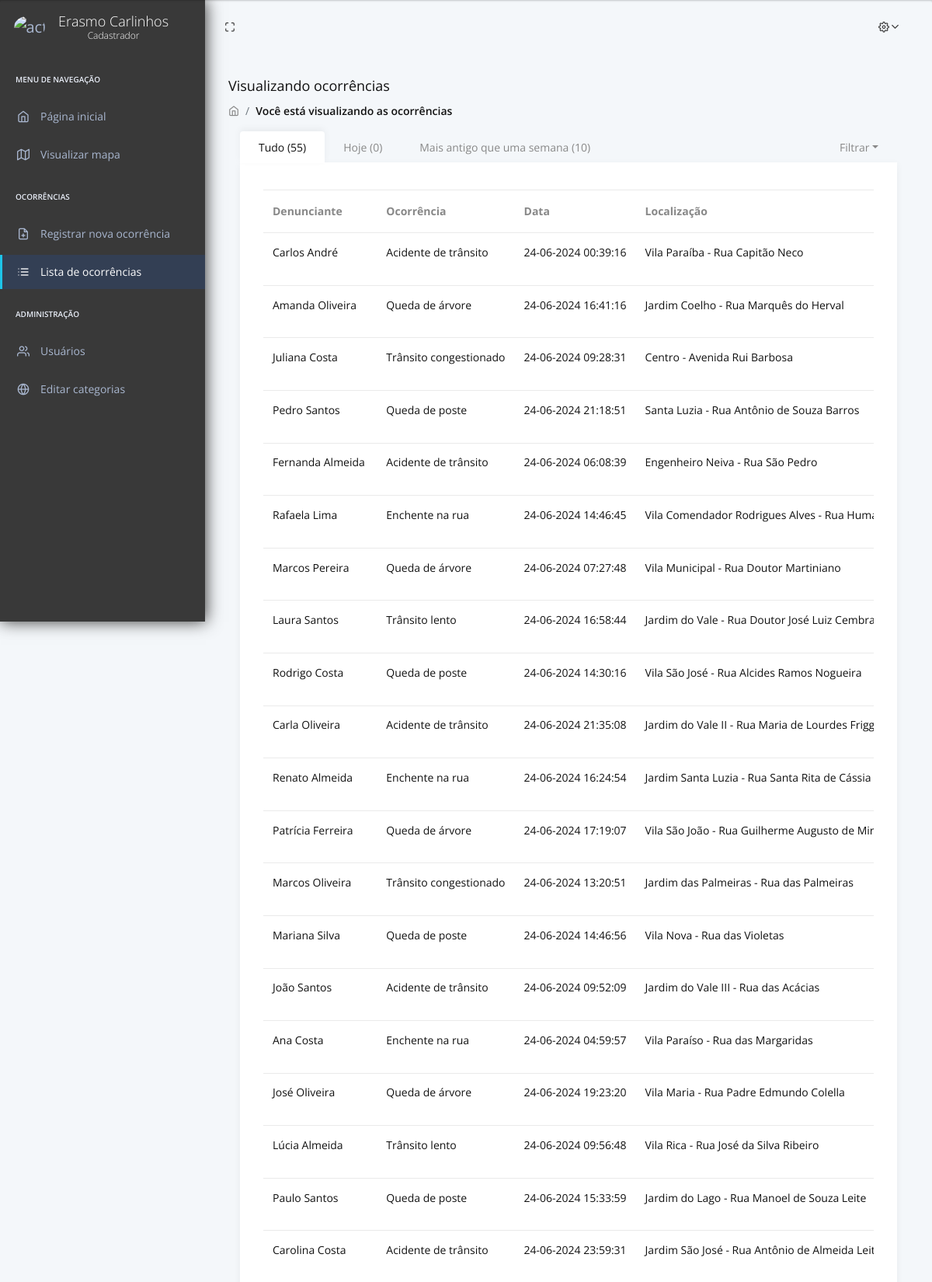
/ocorrencias.php (signed in, upper part), run on the app's committed database.
### tables this page shows
CREATE TABLE IF NOT EXISTS `ocorrencias` (
  `id` int(11) NOT NULL AUTO_INCREMENT,
  `email` varchar(50) NOT NULL,
  `nome` varchar(255) NOT NULL,
  `descricao` varchar(255) DEFAULT NULL,
  `bairro` varchar(255) DEFAULT NULL,
  `rua` varchar(255) DEFAULT NULL,
  `status` int(11) DEFAULT 3,
  `categoria` int(11) DEFAULT NULL,
  `latitude` decimal(20,6) DEFAULT NULL,
  `longitude` decimal(20,6) DEFAULT NULL,
  `created_at` datetime DEFAULT current_timestamp(),
  PRIMARY KEY (`id`)
);

### ocorrencias.php (the view, shortened to what this page needs)
<?php
$servername = "localhost";
$username = "root";
$password = "";
$dbname = "geotracker";
$conn = new mysqli($servername, $username, $password, $dbname);
$today = date('Y-m-d');
$sql_count = "SELECT COUNT(*) as count FROM ocorrencias WHERE DATE(created_at) = ?";
$stmt = $conn->prepare($sql_count);
$stmt->bind_param("s", $today);
$stmt->execute();
$result = $stmt->get_result();
$sql_all = "
    SELECT ocorrencias.id, ocorrencias.nome, ocorrencias.descricao, ocorrencias.bairro, ocorrencias.rua, ocorrencias.created_at, ocorrencias.status, users.image, categorias.categoria AS categoria
    FROM ocorrencias
    JOIN users ON ocorrencias.email = users.email
    JOIN categorias ON ocorrencias.categoria = categorias.id";
$result_all = $conn->query($sql_all);
$today = date('Y-m-d');
$sql_all_day = "
    SELECT ocorrencias.id, ocorrencias.nome, ocorrencias.descricao, ocorrencias.bairro, ocorrencias.rua, ocorrencias.created_at, ocorrencias.status, users.image, categorias.categoria AS categoria
    FROM ocorrencias
    JOIN users ON ocorrencias.email = users.email
    JOIN categorias ON ocorrencias.categoria = categorias.id WHERE DATE(ocorrencias.created_at) = '$today'";
$result_all_day = $conn->query($sql_all_day);
$week = date('Y-m-d', strtotime('-1 week'));
$sql_all_week = "
    SELECT ocorrencias.id, ocorrencias.nome, ocorrencias.descricao, ocorrencias.bairro, ocorrencias.rua, ocorrencias.created_at, ocorrencias.status, users.image, categorias.categoria AS categoria
    FROM ocorrencias
    JOIN users ON ocorrencias.email = users.email
    JOIN categorias ON ocorrencias.categoria = categorias.id WHERE DATE(ocorrencias.created_at) <= '$week'";
$result_all_week = $conn->query($sql_all_week);
function abreviarNome($nomeCompleto) {
    $partes = explode(' ', $nomeCompleto);
    if (count($partes) < 3) {
        return $nomeCompleto;
    }
    $primeiroNome = array_shift($partes);
    $ultimoNome = array_pop($partes);
    $abreviatura = '';
    $nomeAbreviado = $primeiroNome . ' ' . trim($abreviatura) . ' ' . $ultimoNome;
    return $nomeAbreviado;
}
?>
<!DOCTYPE html>
<html lang="en">
<head>
    <link rel="stylesheet" href="assets/fonts/fontawesome/css/fontawesome-all.min.css">
    <link rel="stylesheet" href="assets/plugins/animation/css/animate.min.css">
    <link rel="stylesheet" href="assets/css/style.css">
    <link rel="stylesheet" href="https://cdnjs.cloudflare.com/ajax/libs/toastr.js/latest/toastr.min.css">
</head>
<body>
    <nav class="pcoded-navbar">
        <div class="navbar-wrapper">
            <div class="navbar-brand header-logo">
                <a href="index" class="b-brand">
                    <div class="b-bg">
                        <img class="rounded-circle" style="width:40px;" src="<?php echo $_SESSION['image']; ?>"
                            alt="activity-user">
                    </div>
                    <?php
                    if(isset($_SESSION['name'])) {
                        echo '<div class="b-title-container">';
                        echo '<span class="b-title">'.abreviarNome($_SESSION['name']).'</span>';
                        $user_type = '';
                        if(isset($_SESSION['user_type'])) {
                            switch($_SESSION['user_type']) {
                                case 3:
                                    $user_type = 'Cadastrador';
                                    break;
                            }
                        }
                        echo '<span class="b-subtitle">'.$user_type.'</span>';
                        echo '</div>';
                    }
                ?>
                </a>
            </div>
            <div class="navbar-content scroll-div">
                <ul class="nav pcoded-inner-navbar">
                    <li class="nav-item pcoded-menu-caption">
                        <label>Menu de navegação</label>
                    </li>
                    <li data-username="dashboard Default Ecommerce CRM Analytics Crypto Project" class="nav-item">
                        <a href="index" class="nav-link "><span class="pcoded-micon"><i
                                    class="feather icon-home"></i></span><span class="pcoded-mtext">Página
                                inicial</span></a>
                    </li>
                    <li data-username="Maps Google" class="nav-item">
                        <a href="map" class="nav-link "><span class="pcoded-micon"><i
                                    class="feather icon-map"></i></span><span class="pcoded-mtext">Visualizar
                                mapa</span></a>
                    </li>
                    <li class="nav-item pcoded-menu-caption">
                        <label>Ocorrências</label>
                    </li>
                    <li data-username="Table bootstrap datatable footable" class="nav-item">
                        <a href="addocorrencia" class="nav-link "><span class="pcoded-micon"><i
                                    class="feather icon-file-plus"></i></span><span class="pcoded-mtext">Registrar nova
                                ocorrência</span></a>
                    </li>
                    <li data-username="Table bootstrap datatable footable" class="nav-item active">
                        <a href="ocorrencias" class="nav-link "><span class="pcoded-micon"><i
                                    class="feather icon-list"></i></span><span class="pcoded-mtext">Lista de
                                ocorrências</span></a>
                    </li>
                    <li class="nav-item pcoded-menu-caption">
                        <label>Administração</label>
                    </li>
                    <li data-username="Table bootstrap datatable footable" class="nav-item">
                        <a href="users" class="nav-link "><span class="pcoded-micon"><i
                                    class="feather icon-users"></i></span><span class="pcoded-mtext">Usuários</span></a>
                    </li>
                    <li data-username="Table bootstrap datatable footable" class="nav-item">
                        <a href="categorias" class="nav-link "><span class="pcoded-micon"><i
                                    class="feather icon-globe"></i></span><span class="pcoded-mtext">Editar
                                categorias</span></a>
                    </li>
                </ul>
            </div>
        </div>
    </nav>
    <header class="navbar pcoded-header navbar-expand-lg navbar-light">
        <div class="collapse navbar-collapse">
            <ul class="navbar-nav mr-auto">
                <li><a href="javascript:" class="full-screen" onclick="javascript:toggleFullScreen()"><i
                            class="feather icon-maximize"></i></a></li>
            </ul>
            <ul class="navbar-nav ml-auto">
                <li>
                    <div class="dropdown drp-user">
                        <a href="javascript:" class="dropdown-toggle" data-toggle="dropdown">
                            <i class="icon feather icon-settings"></i>
                        </a>
                    </div>
                </li>
            </ul>
        </div>
    </header>
    <div class="pcoded-main-container">
        <div class="pcoded-wrapper">
            <div class="pcoded-content">
                <div class="pcoded-inner-content">
                    <div class="page-header">
                        <div class="page-block">
                            <div class="row align-items-center">
                                <div class="col-md-12">
                                    <div class="page-header-title">
                                        <h5 class="m-b-10">Visualizando ocorrências</h5>
                                    </div>
                                    <ul class="breadcrumb">
                                        <li class="breadcrumb-item"><a href="index"><i
                                                    class="feather icon-home"></i></a></li>
                                        <li class="breadcrumb-item"><a href="javascript:">Você está visualizando as
                                                ocorrências</a></li>
                                    </ul>
                                </div>
                            </div>
                        </div>
                    </div>
                    <div class="main-body">
                        <div class="page-wrapper">
                            <div class="col-xl-12 col-md-12 m-b-30">
                                <ul class="nav nav-tabs" id="myTab" role="tablist">
                                    <li class="nav-item">
                                        <a class="nav-link active show" id="contact-tab" data-toggle="tab"
                                            href="#contact" role="tab" aria-controls="contact" aria-selected="true">Tudo
                                            (<?php echo $result_all->num_rows; ?>)</a>
                                    </li>
                                    <li class="nav-item">
                                        <a class="nav-link" id="home-tab" data-toggle="tab" href="#home" role="tab"
                                            aria-controls="home" aria-selected="false">Hoje
                                            (<?php echo $result_all_day->num_rows; ?>)</a>
                                    </li>
                                    <li class="nav-item">
                                        <a class="nav-link" id="profile-tab" data-toggle="tab" href="#profile"
                                            role="tab" aria-controls="profile" aria-selected="false">Mais antigo que uma
                                            semana (<?php echo $result_all_week->num_rows; ?>)</a>
                                    </li>
                                    <li class="nav-item dropdown ml-auto">
                                        <a class="nav-link dropdown-toggle" data-toggle="dropdown" href="#"
                                            role="button" aria-haspopup="true" aria-expanded="false">Filtrar</a>
                                    </li>
                                </ul>
                                <div class="tab-content" id="myTabContent">
                                    <div class="tab-pane fade active show responsive-table" id="contact" role="tabpanel"
                                        aria-labelledby="contact-tab">
                                        <table class="table table-hover" id="occurrencesTable">
                                            <thead>
                                                <tr>
                                                    <th>Denunciante</th>
                                                    <th>Ocorrência</th>
                                                    <th>Data</th>
                                                    <th>Localização</th>
                                                </tr>
                                            </thead>
                                            <tbody>
                                                <?php
                                                    if ($result_all->num_rows > 0) {
                                                        while($row = $result_all->fetch_assoc()) {
                                                            $data = new DateTime($row["created_at"]);
                                                            $data_formatada = $data->format('d-m-Y H:i:s');
                                                            echo '<tr data-id="' . htmlspecialchars($row["id"]) . '" data-category="' . htmlspecialchars($row["categoria"]) . '">';
                                                            echo '    <td>';
                                                           echo '        <h6 class="m-0">' . htmlspecialchars($row["nome"]) . '</h6>';
                                                            echo '    </td>';
                                                            echo '    <td>';
                                                            echo '        <h6 class="m-0" id="descricao">' . htmlspecialchars($row["descricao"]) . '</h6>';
                                                            echo '    </td>';
                                                            echo '    <td>';
                                                            echo '        <h6 class="m-0" id="data">' . htmlspecialchars($data_formatada) . '</h6>';
                                                            echo '    </td>';
                                                            echo '    <td>';
                                                            echo '        <h6 class="m-0" id="localizacao">' . htmlspecialchars($row["bairro"]) . ' - ' . htmlspecialchars($row["rua"]) . '</h6>';
                                                            echo '    </td>';
                                                            echo '</tr>';
                                                        }
                                                    } else {
                                                        echo "<tr><td colspan='7'>Nenhuma ocorrência encontrada</td></tr>";
                                                    }
                                                    ?>
                                            </tbody>
                                        </table>
                                    </div>
                                </div>
                            </div>
                        </div>
                    </div>
                </div>
            </div>
        </div>
    </div>
</body>
</html>

### ocorrencias.php (style rules this page uses)
.responsive-table { width: 100%; max-width: 100%; overflow-x: auto; display: block; }

### data on the page
ocorrencias: nome "Carlos André", descricao "Acidente de trânsito", created_at "24-06-2024 00:39:16", bairro "Vila Paraíba", rua "Rua Capitão Neco"
ocorrencias: nome "Amanda Oliveira", descricao "Queda de árvore", created_at "24-06-2024 16:41:16", bairro "Jardim Coelho", rua "Rua Marquês do Herval"
ocorrencias: nome "Juliana Costa", descricao "Trânsito congestionado", created_at "24-06-2024 09:28:31", bairro "Centro", rua "Avenida Rui Barbosa"
ocorrencias: nome "Pedro Santos", descricao "Queda de poste", created_at "24-06-2024 21:18:51", bairro "Santa Luzia", rua "Rua Antônio de Souza Barros"
ocorrencias: nome "Fernanda Almeida", descricao "Acidente de trânsito", created_at "24-06-2024 06:08:39", bairro "Engenheiro Neiva", rua "Rua São Pedro"
ocorrencias: nome "Rafaela Lima", descricao "Enchente na rua", created_at "24-06-2024 14:46:45", bairro "Vila Comendador Rodrigues Alves", rua "Rua…"
ocorrencias: nome "Marcos Pereira", descricao "Queda de árvore", created_at "24-06-2024 07:27:48", bairro "Vila Municipal", rua "Rua Doutor Martiniano"
ocorrencias: nome "Laura Santos", descricao "Trânsito lento", created_at "24-06-2024 16:58:44", bairro "Jardim do Vale", rua "Rua Doutor José Luiz…"
ocorrencias: nome "Rodrigo Costa", descricao "Queda de poste", created_at "24-06-2024 14:30:16", bairro "Vila São José", rua "Rua Alcides Ramos Nogueira"
ocorrencias: nome "Carla Oliveira", descricao "Acidente de trânsito", created_at "24-06-2024 21:35:08", bairro "Jardim do Vale II", rua "Rua Maria de Lourdes…"
ocorrencias: nome "Renato Almeida", descricao "Enchente na rua", created_at "24-06-2024 16:24:54", bairro "Jardim Santa Luzia", rua "Rua Santa Rita de Cássia"
ocorrencias: nome "Patrícia Ferreira", descricao "Queda de árvore", created_at "24-06-2024 17:19:07", bairro "Vila São João", rua "Rua Guilherme Augusto de…"
ocorrencias: nome "Marcos Oliveira", descricao "Trânsito congestionado", created_at "24-06-2024 13:20:51", bairro "Jardim das Palmeiras", rua "Rua das Palmeiras"
ocorrencias: nome "Mariana Silva", descricao "Queda de poste", created_at "24-06-2024 14:46:56", bairro "Vila Nova", rua "Rua das Violetas"
ocorrencias: nome "João Santos", descricao "Acidente de trânsito", created_at "24-06-2024 09:52:09", bairro "Jardim do Vale III", rua "Rua das Acácias"
ocorrencias: nome "Ana Costa", descricao "Enchente na rua", created_at "24-06-2024 04:59:57", bairro "Vila Paraíso", rua "Rua das Margaridas"
ocorrencias: nome "José Oliveira", descricao "Queda de árvore", created_at "24-06-2024 19:23:20", bairro "Vila Maria", rua "Rua Padre Edmundo Colella"
ocorrencias: nome "Lúcia Almeida", descricao "Trânsito lento", created_at "24-06-2024 09:56:48", bairro "Vila Rica", rua "Rua José da Silva Ribeiro"
ocorrencias: nome "Paulo Santos", descricao "Queda de poste", created_at "24-06-2024 15:33:59", bairro "Jardim do Lago", rua "Rua Manoel de Souza Leite"
ocorrencias: nome "Carolina Costa", descricao "Acidente de trânsito", created_at "24-06-2024 23:59:31", bairro "Jardim São José", rua "Rua Antônio de Almeida…"

### other printed values
abreviarNome($_SESSION['name']) "Erasmo Carlinhos"
$user_type "Cadastrador"
$result_all->num_rows "55"
$result_all_day->num_rows "0"
$result_all_week->num_rows "10"
